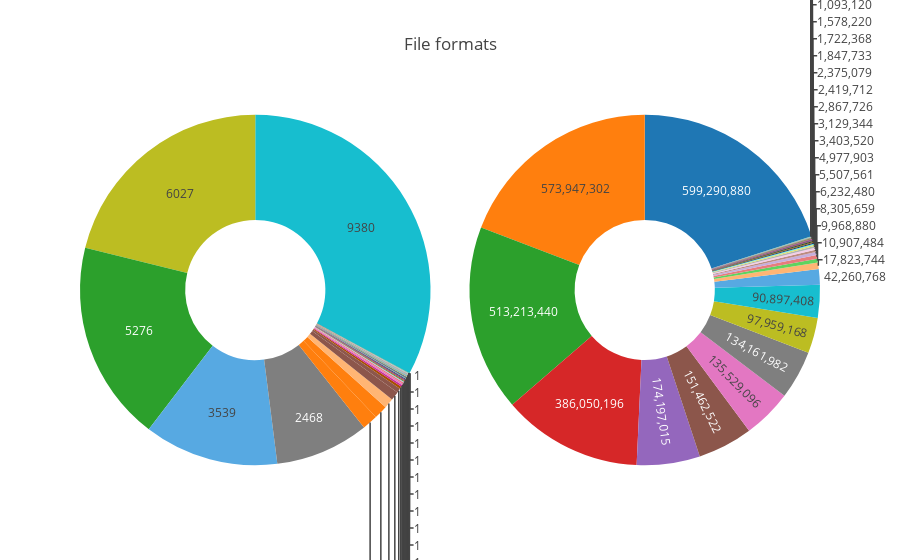

Here is the notebook cell this chart was saved with:
### Markdown cell above
Now we're going to graph some data. Our semi-obvious first step is to make some pie charts of the format distribution. We'll do this by number of files and total file sizes.

### Code cell
import plotly.graph_objs as go
from plotly.offline import download_plotlyjs, init_notebook_mode, plot, iplot
init_notebook_mode(connected=True)

f_numbers  = unique_files['FORMAT_STRING'].value_counts(dropna=False)
sizes = unique_files.fillna('unidentified').groupby('FORMAT_STRING')['SIZE'].sum().sort_values(ascending=False)
sizes = sizes.reset_index()
f_numbers = f_numbers.reset_index()

fig = {
    "data": [{"values": sizes['SIZE'], "labels": sizes['FORMAT_STRING'], "hoverinfo": 'label+percent', "showlegend": False,
              "domain": {"column": 1}, "name": "Formats by size", "textinfo": 'value', "hole": .4, "type": "pie"},
            {"values": f_numbers['FORMAT_STRING'], "labels": f_numbers['index'], "hoverinfo": 'label+percent', "showlegend": False,
             "textinfo": 'value', "domain": {"column": 0}, "name": "Formats by size", 
             "textinfo": 'value', "hole": .4, "type": "pie"}], "layout": {"legend": {"orientation": "h"},
            "title": "File formats", "grid": {"rows": 1, "columns": 2}
}}
iplot(fig, filename="formats")

### Figure 1 — Plotly figure (JSON) as saved in the notebook; plotly's stock layout.template omitted (floating-point values rounded to 4 significant figures)
{"data": [{"domain": {"column": 1}, "hole": 0.4, "hoverinfo": "label+percent", "labels": ["fmt/126 Microsoft Powerpoint Presentation 97-2003", "x-fmt/391 Exchangeable Image File Format (Compressed) 2.2", "fmt/40 Microsoft Word Document 97-2003", "x-fmt/92 Adobe Photoshop", "fmt/124 Encapsulated PostScript File Format 3", "x-fmt/390 Exchangeable Image File Format (Compressed) 2.1", "fmt/17 Acrobat PDF 1.3 - Portable Document Format 1.3", "fmt/950 MIME Email 1.0", "Unidentified", "x-fmt/65 Microsoft Word for Macintosh Document 5.0", "x-fmt/64 Microsoft Word for Macintosh Document 4.0", "fmt/61 Microsoft Excel 97 Workbook (xls) 8", "fmt/341 Macintosh PICT Image 2.0", "fmt/43 JPEG File Interchange Format 1.01", "fmt/44 JPEG File Interchange Format 1.02", "fmt/18 Acrobat PDF 1.4 - Portable Document Format 1.4", "fmt/1070 Preferred Executable Format", "fmt/20 Acrobat PDF 1.6 - Portable Document Format 1.6", "fmt/353 Tagged Image File Format", "fmt/116 Windows Bitmap 3.0", "fmt/412 Microsoft Word for Windows 2007 onwards", "fmt/61 Microsoft Excel 97 Workbook (xls) 8.0", "fmt/41 Raw JPEG Stream", "fmt/19 Acrobat PDF 1.5 - Portable Document Format 1.5", "fmt/39 Microsoft Word Document 6.0/95", "fmt/500 Internet Explorer for Mac cache file", "fmt/38 Microsoft Word for Windows Document 2.0", "x-fmt/410 Windows New Executable", "fmt/42 JPEG File Interchange Format 1.0", "fmt/50 Rich Text Format 1.5-1.6", "fmt/4 Graphics Interchange Format 89a", "fmt/892 Compound WordPerfect for Windows Document 6 onwards", "x-fmt/275 Microsoft Word for MS-DOS Document 5.0", "fmt/16 Acrobat PDF 1.2 - Portable Document Format 1.2", "x-fmt/236 WordStar for MS-DOS Document 5.5", "fmt/96 Hypertext Markup Language", "x-fmt/43 Wordperfect Secondary File 5.1/5.2", "fmt/899 Windows Portable Executable 32 bit", "x-fmt/45 Microsoft Word Document Template 97-2003", "fmt/111 OLE2 Compound Document Format", "fmt/45 Rich Text Format 1.0-1.4", "fmt/755 Microsoft Word Document Template (Password Protected) 97-2003", "x-fmt/205 WordStar for MS-DOS Document 5.0", "fmt/214 Microsoft Excel for Windows 2007 onwards", "x-fmt/1 Microsoft Word for Macintosh Document 3.0", "fmt/609 Microsoft Word (Generic) 6.0-2003", "x-fmt/18 Comma Separated Values", "x-fmt/354 SAP Document", "x-fmt/229 Intergraph Raster Image", "fmt/90 PCX 5", "fmt/879 Fortran", "fmt/210 Statistica Report File", "x-fmt/44 WordPerfect for MS-DOS/Windows Document 6.0", "x-fmt/89 Freelance File 1.0-2.1", "x-fmt/20 Adobe Illustrator 1.0 / 1.1", "fmt/37 Microsoft Word for Windows Document 1.0", "x-fmt/425 Generic Library File", "x-fmt/151 Micrografx Designer", "fmt/444 OpenDocument Database Format 1.1", "x-fmt/381 Dia Graphics Format", "x-fmt/156 Ventura Publisher", "fmt/212 Information or Setup File", "x-fmt/257 Microsoft Publisher 2002", "fmt/503 AppleDouble Resource Fork 2", "x-fmt/111 Plain Text File"], "name": "Formats by size", "showlegend": false, "textinfo": "value", "type": "pie", "uid": "ae91590f-417b-45b1-a5cd-70ec16e26190", "values": [599290880, 573947302, 513213440, 386050196, 174197015, 151462522, 135529096, 134161982, 97959168, 90897408, 42260768, 17823744, 10907484, 9968880, 8305659, 6232480, 5507561, 4977903, 3403520, 3129344, 2867726, 2419712, 2375079, 1847733, 1722368, 1578220, 1093120, 1057273, 996495, 705822, 601875, 535446, 451584, 386182, 321152, 318061, 317636, 294912, 251904, 228376, 197847, 185856, 180352, 70295, 64000, 33280, 32825, 24625, 19750, 15656, 13908, 10034, 6819, 6402, 4637, 2560, 1475, 1162, 864, 716, 644, 405, 322, 82, 8]}, {"domain": {"column": 0}, "hole": 0.4, "hoverinfo": "label+percent", "labels": ["x-fmt/65 Microsoft Word for Macintosh Document 5.0", "Unidentified", "fmt/40 Microsoft Word Document 97-2003", "x-fmt/64 Microsoft Word for Macintosh Document 4.0", "fmt/950 MIME Email 1.0", "fmt/892 Compound WordPerfect for Windows Document 6 onwards", "x-fmt/391 Exchangeable Image File Format (Compressed) 2.2", "fmt/61 Microsoft Excel 97 Workbook (xls) 8", "fmt/96 Hypertext Markup Language", "x-fmt/390 Exchangeable Image File Format (Compressed) 2.1", "fmt/61 Microsoft Excel 97 Workbook (xls) 8.0", "fmt/38 Microsoft Word for Windows Document 2.0", "x-fmt/43 Wordperfect Secondary File 5.1/5.2", "fmt/43 JPEG File Interchange Format 1.01", "fmt/44 JPEG File Interchange Format 1.02", "x-fmt/275 Microsoft Word for MS-DOS Document 5.0", "x-fmt/92 Adobe Photoshop", "fmt/39 Microsoft Word Document 6.0/95", "fmt/412 Microsoft Word for Windows 2007 onwards", "fmt/18 Acrobat PDF 1.4 - Portable Document Format 1.4", "fmt/126 Microsoft Powerpoint Presentation 97-2003", "fmt/500 Internet Explorer for Mac cache file", "x-fmt/229 Intergraph Raster Image", "fmt/879 Fortran", "fmt/116 Windows Bitmap 3.0", "fmt/50 Rich Text Format 1.5-1.6", "fmt/17 Acrobat PDF 1.3 - Portable Document Format 1.3", "fmt/111 OLE2 Compound Document Format", "fmt/755 Microsoft Word Document Template (Password Protected) 97-2003", "x-fmt/45 Microsoft Word Document Template 97-2003", "x-fmt/236 WordStar for MS-DOS Document 5.5", "x-fmt/354 SAP Document", "fmt/124 Encapsulated PostScript File Format 3", "x-fmt/89 Freelance File 1.0-2.1", "x-fmt/205 WordStar for MS-DOS Document 5.0", "fmt/41 Raw JPEG Stream", "x-fmt/381 Dia Graphics Format", "fmt/214 Microsoft Excel for Windows 2007 onwards", "x-fmt/1 Microsoft Word for Macintosh Document 3.0", "fmt/19 Acrobat PDF 1.5 - Portable Document Format 1.5", "fmt/4 Graphics Interchange Format 89a", "fmt/20 Acrobat PDF 1.6 - Portable Document Format 1.6", "fmt/1070 Preferred Executable Format", "fmt/210 Statistica Report File", "fmt/45 Rich Text Format 1.0-1.4", "fmt/353 Tagged Image File Format", "x-fmt/20 Adobe Illustrator 1.0 / 1.1", "fmt/90 PCX 5", "x-fmt/111 Plain Text File", "x-fmt/151 Micrografx Designer", "fmt/899 Windows Portable Executable 32 bit", "fmt/212 Information or Setup File", "fmt/42 JPEG File Interchange Format 1.0", "x-fmt/18 Comma Separated Values", "fmt/341 Macintosh PICT Image 2.0", "fmt/444 OpenDocument Database Format 1.1", "fmt/503 AppleDouble Resource Fork 2", "x-fmt/44 WordPerfect for MS-DOS/Windows Document 6.0", "x-fmt/410 Windows New Executable", "x-fmt/257 Microsoft Publisher 2002", "fmt/609 Microsoft Word (Generic) 6.0-2003", "x-fmt/156 Ventura Publisher", "fmt/16 Acrobat PDF 1.2 - Portable Document Format 1.2", "x-fmt/425 Generic Library File", "fmt/37 Microsoft Word for Windows Document 1.0"], "name": "Formats by size", "showlegend": false, "textinfo": "value", "type": "pie", "uid": "48031458-935e-4f28-97fd-f60d7abda488", "values": [9380, 6027, 5276, 3539, 2468, 407, 358, 260, 233, 112, 66, 44, 39, 37, 29, 23, 22, 21, 20, 19, 19, 18, 12, 9, 8, 7, 7, 6, 5, 5, 5, 4, 4, 4, 3, 2, 2, 2, 2, 2, 2, 2, 2, 2, 2, 1, 1, 1, 1, 1, 1, 1, 1, 1, 1, 1, 1, 1, 1, 1, 1, 1, 1, 1, 1]}], "layout": {"grid": {"columns": 2, "rows": 1}, "legend": {"orientation": "h"}, "title": {"text": "File formats"}}}
